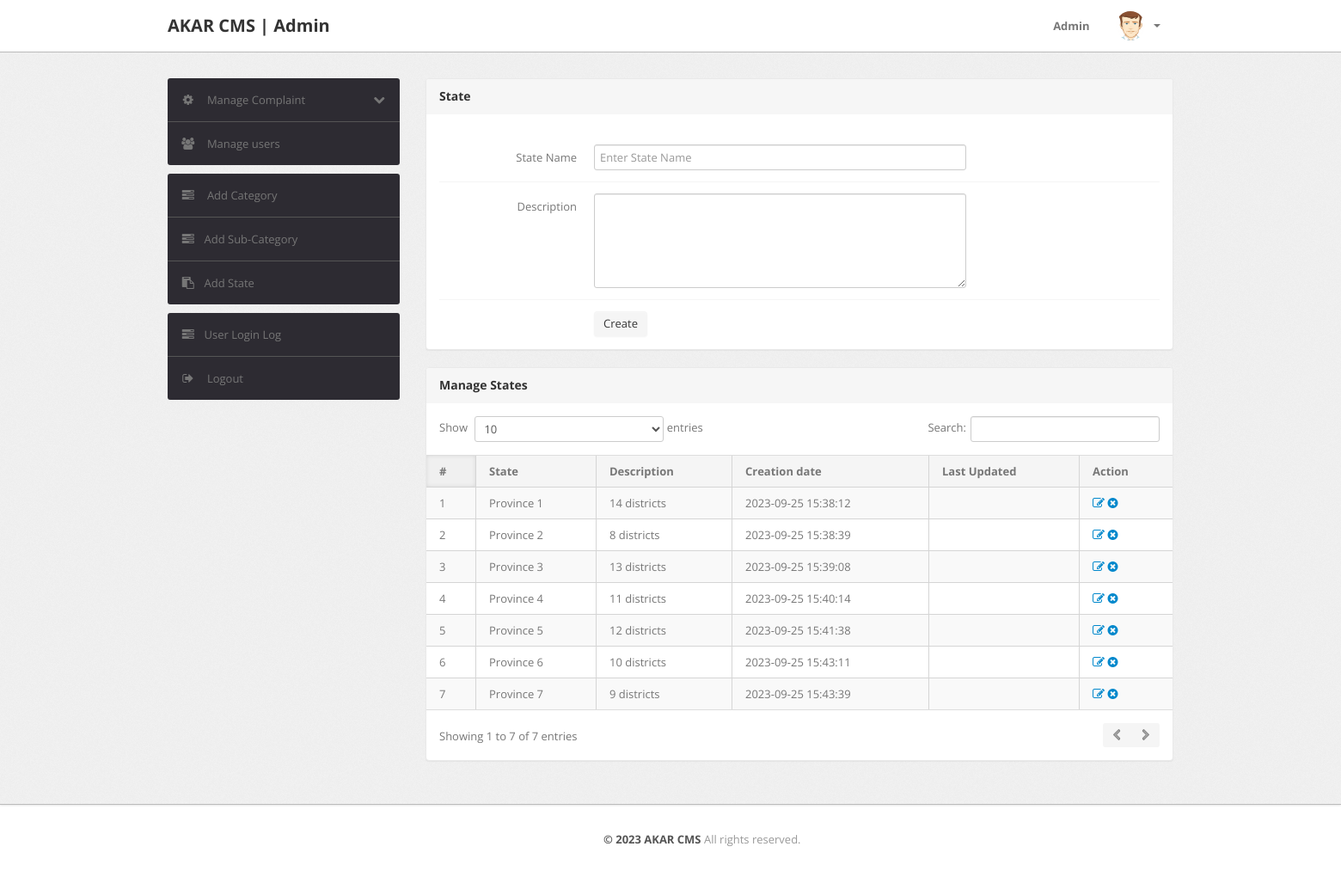
The app's page /admin/state.php (signed in) with its own data.
### tables this page shows
CREATE TABLE `state` (
  `id` int(11) NOT NULL,
  `stateName` varchar(255) NOT NULL,
  `stateDescription` tinytext NOT NULL,
  `postingDate` timestamp NOT NULL DEFAULT current_timestamp(),
  `updationDate` varchar(255) NOT NULL
);

### admin/state.php (the view, shortened to what this page needs)
<?php
include('include/config.php');
if(strlen($_SESSION['alogin'])==0)
	{
header('location:index.php');
}
else{
?>
<!DOCTYPE html>
<html lang="en">
<head>
	<link type="text/css" href="bootstrap/css/bootstrap.min.css" rel="stylesheet">
	<link type="text/css" href="bootstrap/css/bootstrap-responsive.min.css" rel="stylesheet">
	<link type="text/css" href="css/theme.css" rel="stylesheet">
	<link type="text/css" href="images/icons/css/font-awesome.css" rel="stylesheet">
</head>
<body>
<?php include('include/header.php');?>
	<div class="wrapper">
		<div class="container">
			<div class="row">
<?php include('include/sidebar.php');?>
			<div class="span9">
					<div class="content">
						<div class="module">
							<div class="module-head">
								<h3>State</h3>
							</div>
							<div class="module-body">
									<br />
			<form class="form-horizontal row-fluid" name="Category" method="post" >
<div class="control-group">
<label class="control-label" for="basicinput">State Name</label>
<div class="controls">
<input type="text" placeholder="Enter State Name"  name="state" class="span8 tip" required>
</div>
</div>
<div class="control-group">
											<label class="control-label" for="basicinput">Description</label>
											<div class="controls">
												<textarea class="span8" name="description" rows="5"></textarea>
											</div>
										</div>
	<div class="control-group">
											<div class="controls">
												<button type="submit" name="submit" class="btn">Create</button>
											</div>
										</div>
									</form>
							</div>
						</div>
	<div class="module">
							<div class="module-head">
								<h3>Manage States</h3>
							</div>
							<div class="module-body table">
								<table cellpadding="0" cellspacing="0" border="0" class="datatable-1 table table-bordered table-striped	 display" width="100%">
									<thead>
										<tr>
											<th>#</th>
											<th>State</th>
											<th>Description</th>
											<th>Creation date</th>
											<th>Last Updated</th>
											<th>Action</th>
										</tr>
									</thead>
									<tbody>
<?php $query=mysqli_query($bd, "select * from state");
$cnt=1;
while($row=mysqli_fetch_array($query))
{
?>
										<tr>
											<td><?php echo htmlentities($cnt);?></td>
											<td><?php echo htmlentities($row['stateName']);?></td>
											<td><?php echo htmlentities($row['stateDescription']);?></td>
											<td> <?php echo htmlentities($row['postingDate']);?></td>
											<td><?php echo htmlentities($row['updationDate']);?></td>
											<td>
											<a href="edit-state.php?id=<?php echo $row['id']?>" ><i class="icon-edit"></i></a>
											<a href="state.php?id=<?php echo $row['id']?>&del=delete" onClick="return confirm('Are you sure you want to delete?')"><i class="icon-remove-sign"></i></a></td>
										</tr>
										<?php $cnt=$cnt+1; } ?>
								</table>
							</div>
						</div>
					</div>
				</div>
			</div>
		</div>
	</div>
<?php include('include/footer.php');?>
</body>
<?php } ?>

### records on screen
state: stateName "Province 1", stateDescription "14 districts", postingDate "2023-09-25 15:38:12"
state: stateName "Province 2", stateDescription "8 districts", postingDate "2023-09-25 15:38:39"
state: stateName "Province 3", stateDescription "13 districts", postingDate "2023-09-25 15:39:08"
state: stateName "Province 4", stateDescription "11 districts", postingDate "2023-09-25 15:40:14"
state: stateName "Province 5", stateDescription "12 districts", postingDate "2023-09-25 15:41:38"
state: stateName "Province 6", stateDescription "10 districts", postingDate "2023-09-25 15:43:11"
state: stateName "Province 7", stateDescription "9 districts", postingDate "2023-09-25 15:43:39"
